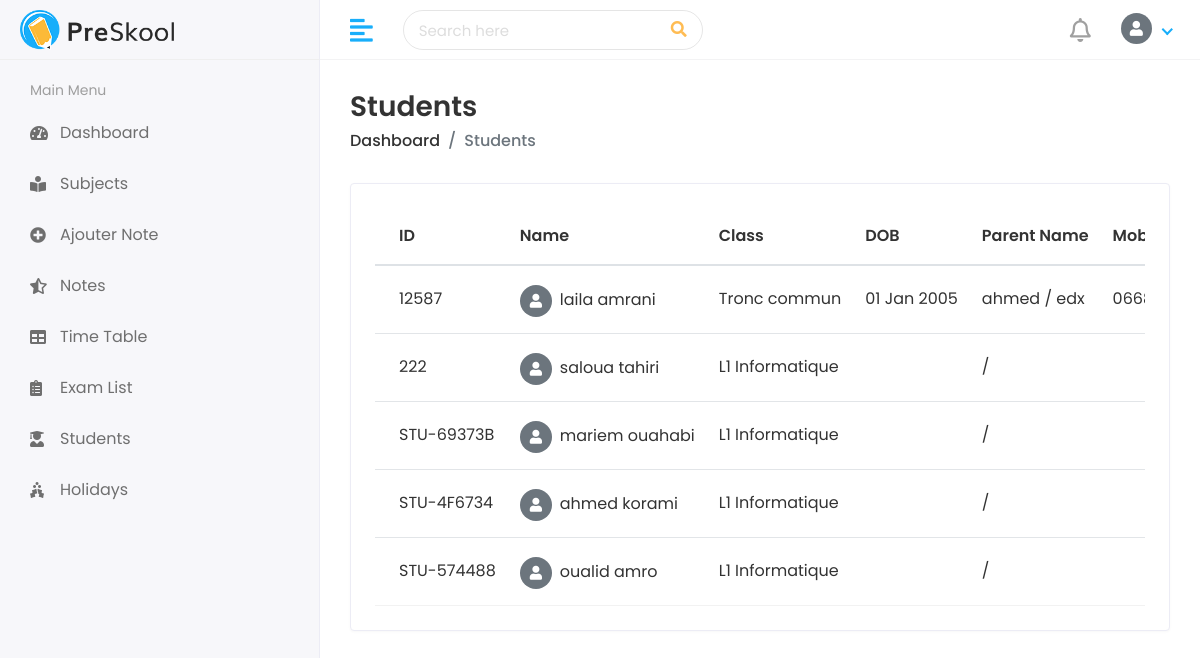
The app's page /students/ (signed in), older data.
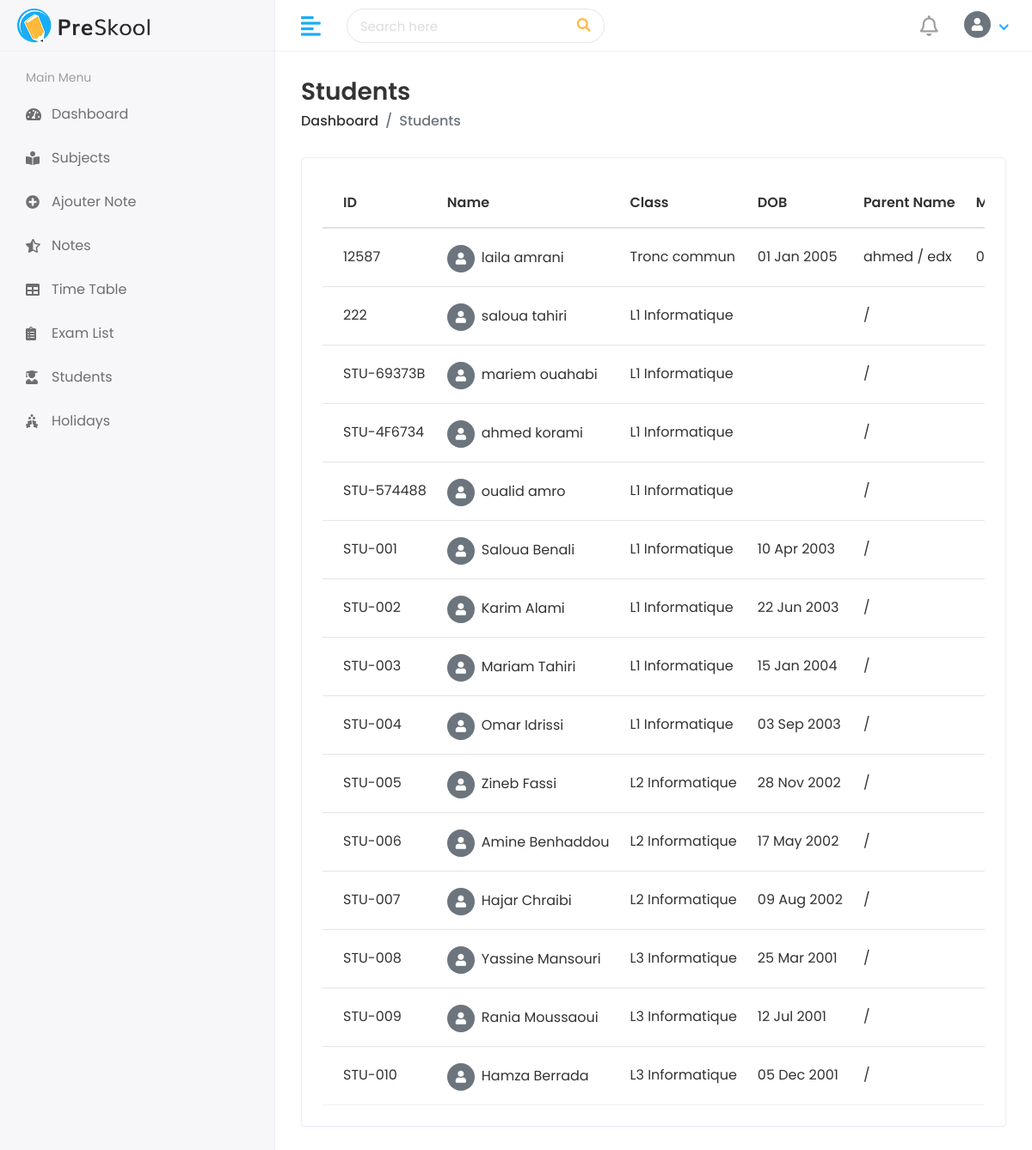
The same page, newer data.
### student/models.py (models this page shows, shortened)
class Student(models.Model):
    first_name = models.CharField(max_length=100)
    last_name = models.CharField(max_length=100)
    student_id = models.CharField(max_length=20, unique=True, blank=True)
    gender = models.CharField(max_length=10, choices=[('Male', 'Male'), ('Female', 'Female')])
    date_of_birth = models.DateField(null=True, blank=True)
    classe = models.ForeignKey(
        'faculty.Classe',
        on_delete=models.SET_NULL,
        null=True,
        blank=True,
        related_name='students'
    )
    email = models.EmailField(max_length=150, blank=True, unique=True, null=True)
    joining_date = models.DateField(null=True, blank=True)
    mobile_number = models.CharField(max_length=15, blank=True)
    admission_number = models.CharField(max_length=20, blank=True)
    section = models.CharField(max_length=10, blank=True)
    student_image = models.ImageField(upload_to='students/', blank=True)
    parent = models.OneToOneField(Parent, on_delete=models.CASCADE, null=True, blank=True)
    user = models.OneToOneField(
        settings.AUTH_USER_MODEL,
        on_delete=models.SET_NULL,
        null=True,
        blank=True,
        related_name='student_profile'
    )

class Parent(models.Model):
    father_name = models.CharField(max_length=100, blank=True)
    father_occupation = models.CharField(max_length=100, blank=True)
    father_mobile = models.CharField(max_length=15, blank=True)
    father_email = models.EmailField(max_length=100, blank=True)
    mother_name = models.CharField(max_length=100, blank=True)
    mother_occupation = models.CharField(max_length=100, blank=True)
    mother_mobile = models.CharField(max_length=15, blank=True)
    mother_email = models.EmailField(max_length=100, blank=True)
    present_address = models.TextField(blank=True)
    permanent_address = models.TextField(blank=True)

### faculty/models.py (models this page shows)
class Classe(models.Model):
    name = models.CharField(max_length=100)
    level = models.CharField(max_length=50, blank=True)
    class Meta:
        ordering = ['name']
    def __str__(self):
        return self.name

### student/views.py (the view)
# urls.py: path('',views.student_list,name='student_list'),
@login_required
def student_list(request):
    students = Student.objects.select_related('parent', 'classe').all()
    return render(request, 'students/students.html', {'student_list': students})

### faculty/context_processors.py (called while the page is built, shortened)
def notifications_processor(request):
    return {'admin_notifications': [], 'admin_notif_count': 0}

### templates/students/students.html (shortened to what this page needs)
{% extends 'Home/base.html' %}
{% load static %}
{% block body %}
<div class="page-wrapper">
   <div class="content container-fluid">
      <div class="page-header">
         <div class="row align-items-center">
            <div class="col">
               <h3 class="page-title">Students</h3>
               <ul class="breadcrumb">
                  <li class="breadcrumb-item"><a href="{% url 'admin_dashboard' %}">Dashboard</a></li>
                  <li class="breadcrumb-item active">Students</li>
               </ul>
            </div>
         </div>
      </div>
      <div class="row">
         <div class="col-sm-12">
            <div class="card card-table">
               <div class="card-body">
                  <div class="table-responsive">
                     <table class="table table-hover table-center mb-0 datatable">
                        <thead>
                           <tr>
                              <th>ID</th>
                              <th>Name</th>
                              <th>Class</th>
                              <th>DOB</th>
                              <th>Parent Name</th>
                              <th>Mobile</th>
                           </tr>
                        </thead>
                        <tbody>
                           {% for student in student_list %}
                           <tr>
                              <td>{{ student.student_id }}</td>
                              <td>
                                 <h2 class="table-avatar">
                                    {% if student.student_image %}
                                    <a href="{% url 'view_student' student.student_id %}" class="avatar avatar-sm mr-2">
                                       <img class="avatar-img rounded-circle" src="{{ student.student_image.url }}" alt="">
                                    </a>
                                    {% else %}
                                    <span class="avatar avatar-sm mr-2 rounded-circle d-inline-flex align-items-center justify-content-center bg-secondary text-white" style="width:32px;height:32px;font-size:14px;">
                                       <i class="fas fa-user"></i>
                                    </span>
                                    {% endif %}
                                    <a href="{% url 'view_student' student.student_id %}">{{ student.first_name }} {{ student.last_name }}</a>
                                 </h2>
                              </td>
                              <td>{{ student.classe|default:"—" }}</td>
                              <td>{{ student.date_of_birth|date:"d M Y" }}</td>
                              <td>{{ student.parent.father_name }} / {{ student.parent.mother_name }}</td>
                              <td>{{ student.mobile_number }}</td>
                           </tr>
                           {% empty %}
                           <tr><td colspan="8" class="text-center">No students found.</td></tr>
                           {% endfor %}
                        </tbody>
                     </table>
                  </div>
               </div>
            </div>
         </div>
      </div>
   </div>
</div>
{% endblock %}

### templates/Home/base.html (shortened to what this page needs)
{% load static %}
<!DOCTYPE html>
<html lang="en">
<head>
   <link rel="stylesheet" href="{% static 'assets/plugins/bootstrap/css/bootstrap.min.css' %}">
   <link rel="stylesheet" href="{% static 'assets/plugins/fontawesome/css/fontawesome.min.css' %}">
   <link rel="stylesheet" href="{% static 'assets/plugins/fontawesome/css/all.min.css' %}">
   <link rel="stylesheet" href="{% static 'assets/css/style.css' %}">
   <link rel="stylesheet" href="{% static 'assets/plugins/datatables/datatables.min.css' %}">
</head>
<body>
   <div class="main-wrapper">
      <div class="header">
         <div class="header-left">
            <a href="{% url 'admin_dashboard' %}" class="logo">
               <img src="{% static 'assets/img/logo.png' %}" alt="Logo">
            </a>
         </div>
         <a href="javascript:void(0);" id="toggle_btn">
            <i class="fas fa-align-left"></i>
         </a>
         <div class="top-nav-search">
            <form>
               <input type="text" class="form-control" placeholder="Search here">
               <button class="btn" type="submit"><i class="fas fa-search"></i></button>
            </form>
         </div>
         <ul class="nav user-menu">
            <li class="nav-item dropdown noti-dropdown">
               <a href="#" class="dropdown-toggle nav-link" data-toggle="dropdown">
                  <i class="far fa-bell"></i>
               </a>
            </li>
            <li class="nav-item dropdown has-arrow">
               <a href="#" class="dropdown-toggle nav-link" data-toggle="dropdown">
                  <span class="user-img">
                     {% if request.user.is_admin and request.user.profile_pic %}
                     <img src="{{ request.user.profile_pic.url }}" class="rounded-circle" style="width:31px;height:31px;object-fit:cover;">
                     {% else %}
                     <span class="rounded-circle d-inline-flex align-items-center justify-content-center bg-secondary text-white" style="width:31px;height:31px;font-size:15px;">
                        <i class="fas fa-user"></i>
                     </span>
                     {% endif %}
                  </span>
               </a>
            </li>
         </ul>
      </div>
      <div class="sidebar" id="sidebar">
         <div class="sidebar-inner slimscroll">
            <div id="sidebar-menu" class="sidebar-menu">
               <ul>
                  <li class="menu-title"><span>Main Menu</span></li>
                  {% if request.user.is_admin %}
                  <li class="submenu">
                     <a href="#"><i class="fas fa-tachometer-alt"></i> <span>Dashboard</span> <span class="menu-arrow"></span></a>
                     <ul>
                        <li><a href="{% url 'admin_dashboard' %}">Admin Dashboard</a></li>
                        <li><a href="{% url 'teacher_dashboard' %}">Teacher Dashboard</a></li>
                        <li><a href="{% url 'dashboard' %}">Student Dashboard</a></li>
                     </ul>
                  </li>
                  <li class="submenu">
                     <a href="#"><i class="fas fa-user-graduate"></i> <span>Students</span> <span class="menu-arrow"></span></a>
                     <ul>
                        <li><a href="{% url 'student_list' %}">Student List</a></li>
                        <li><a href="{% url 'add_student' %}">Student Add</a></li>
                     </ul>
                  </li>
                  <li class="submenu">
                     <a href="#"><i class="fas fa-chalkboard-teacher"></i> <span>Teachers</span> <span class="menu-arrow"></span></a>
                     <ul>
                        <li><a href="{% url 'teacher_list' %}">Teacher List</a></li>
                        <li><a href="{% url 'add_teacher' %}">Teacher Add</a></li>
                     </ul>
                  </li>
                  <li class="submenu">
                     <a href="#"><i class="fas fa-building"></i> <span>Departments</span> <span class="menu-arrow"></span></a>
                     <ul>
                        <li><a href="{% url 'department_list' %}">Department List</a></li>
                        <li><a href="{% url 'add_department' %}">Department Add</a></li>
                     </ul>
                  </li>
                  <li class="submenu">
                     <a href="#"><i class="fas fa-th-large"></i> <span>Classes</span> <span class="menu-arrow"></span></a>
                     <ul>
                        <li><a href="{% url 'classe_list' %}">Class List</a></li>
                        <li><a href="{% url 'add_classe' %}">Class Add</a></li>
                     </ul>
                  </li>
                  <li class="submenu">
                     <a href="#"><i class="fas fa-book-reader"></i> <span>Subjects</span> <span class="menu-arrow"></span></a>
                     <ul>
                        <li><a href="{% url 'subject_list' %}">Subject List</a></li>
                        <li><a href="{% url 'add_subject' %}">Subject Add</a></li>
                     </ul>
                  </li>
                  <li class="menu-title"><span>Management</span></li>
                  <li class="submenu">
                     <a href="#"><i class="fas fa-file-invoice-dollar"></i> <span>Accounts</span> <span class="menu-arrow"></span></a>
                     <ul>
                        <li><a href="#">Fees Collection</a></li>
                        <li><a href="#">Expenses</a></li>
                        <li><a href="#">Salary</a></li>
                     </ul>
                  </li>
                  <li><a href="{% url 'notes_list' %}"><i class="fas fa-star-half-alt"></i> <span>Notes</span></a></li>
                  <li><a href="{% url 'holiday_list' %}"><i class="fas fa-holly-berry"></i> <span>Holiday</span></a></li>
                  <li><a href="{% url 'exam_list' %}"><i class="fas fa-clipboard-list"></i> <span>Exam List</span></a></li>
                  <li><a href="{% url 'event_list' %}"><i class="fas fa-calendar-day"></i> <span>Events</span></a></li>
                  <li><a href="{% url 'timetable' %}"><i class="fas fa-table"></i> <span>Time Table</span></a></li>
                  <li><a href="#"><i class="fas fa-book"></i> <span>Library</span></a></li>
                  <li class="menu-title"><span>Pages</span></li>
                  <li class="submenu">
                     <a href="#"><i class="fas fa-shield-alt"></i> <span>Authentication</span> <span class="menu-arrow"></span></a>
                     <ul>
                        <li><a href="{% url 'login' %}">Login</a></li>
                        <li><a href="{% url 'signup' %}">Register</a></li>
                        <li><a href="{% url 'forgot_password' %}">Forgot Password</a></li>
                     </ul>
                  </li>
                  {% elif request.user.is_teacher %}
                  <li><a href="{% url 'teacher_dashboard' %}"><i class="fas fa-tachometer-alt"></i> <span>Dashboard</span></a></li>
                  <li><a href="{% url 'subject_list' %}"><i class="fas fa-book-reader"></i> <span>Subjects</span></a></li>
                  <li><a href="{% url 'add_note' %}"><i class="fas fa-plus-circle"></i> <span>Ajouter Note</span></a></li>
                  <li><a href="{% url 'notes_list' %}"><i class="fas fa-star-half-alt"></i> <span>Notes</span></a></li>
                  <li><a href="{% url 'timetable' %}"><i class="fas fa-table"></i> <span>Time Table</span></a></li>
                  <li><a href="{% url 'exam_list' %}"><i class="fas fa-clipboard-list"></i> <span>Exam List</span></a></li>
                  <li><a href="{% url 'student_list' %}"><i class="fas fa-user-graduate"></i> <span>Students</span></a></li>
                  <li><a href="{% url 'holiday_list' %}"><i class="fas fa-holly-berry"></i> <span>Holidays</span></a></li>
                  {% endif %}
               </ul>
            </div>
         </div>
      </div>
      {% block body %}{% endblock %}
   </div>
</body>
</html>

Row changes from the older to the newer data that the page shows:
added Student: student_id "STU-001", first_name "Saloua", last_name "Benali", classe "L1 Informatique", date_of_birth "10 Apr 2003"
added Student: student_id "STU-002", first_name "Karim", last_name "Alami", classe "L1 Informatique", date_of_birth "22 Jun 2003"
added Student: student_id "STU-003", first_name "Mariam", last_name "Tahiri", classe "L1 Informatique", date_of_birth "15 Jan 2004"
added Student: student_id "STU-004", first_name "Omar", last_name "Idrissi", classe "L1 Informatique", date_of_birth "03 Sep 2003"
added Student: student_id "STU-005", first_name "Zineb", last_name "Fassi", classe "L2 Informatique", date_of_birth "28 Nov 2002"
added Student: student_id "STU-006", first_name "Amine", last_name "Benhaddou", classe "L2 Informatique", date_of_birth "17 May 2002"
added Student: student_id "STU-007", first_name "Hajar", last_name "Chraibi", classe "L2 Informatique", date_of_birth "09 Aug 2002"
added Student: student_id "STU-008", first_name "Yassine", last_name "Mansouri", classe "L3 Informatique", date_of_birth "25 Mar 2001"
added Student: student_id "STU-009", first_name "Rania", last_name "Moussaoui", classe "L3 Informatique", date_of_birth "12 Jul 2001"
added Student: student_id "STU-010", first_name "Hamza", last_name "Berrada", classe "L3 Informatique", date_of_birth "05 Dec 2001"
